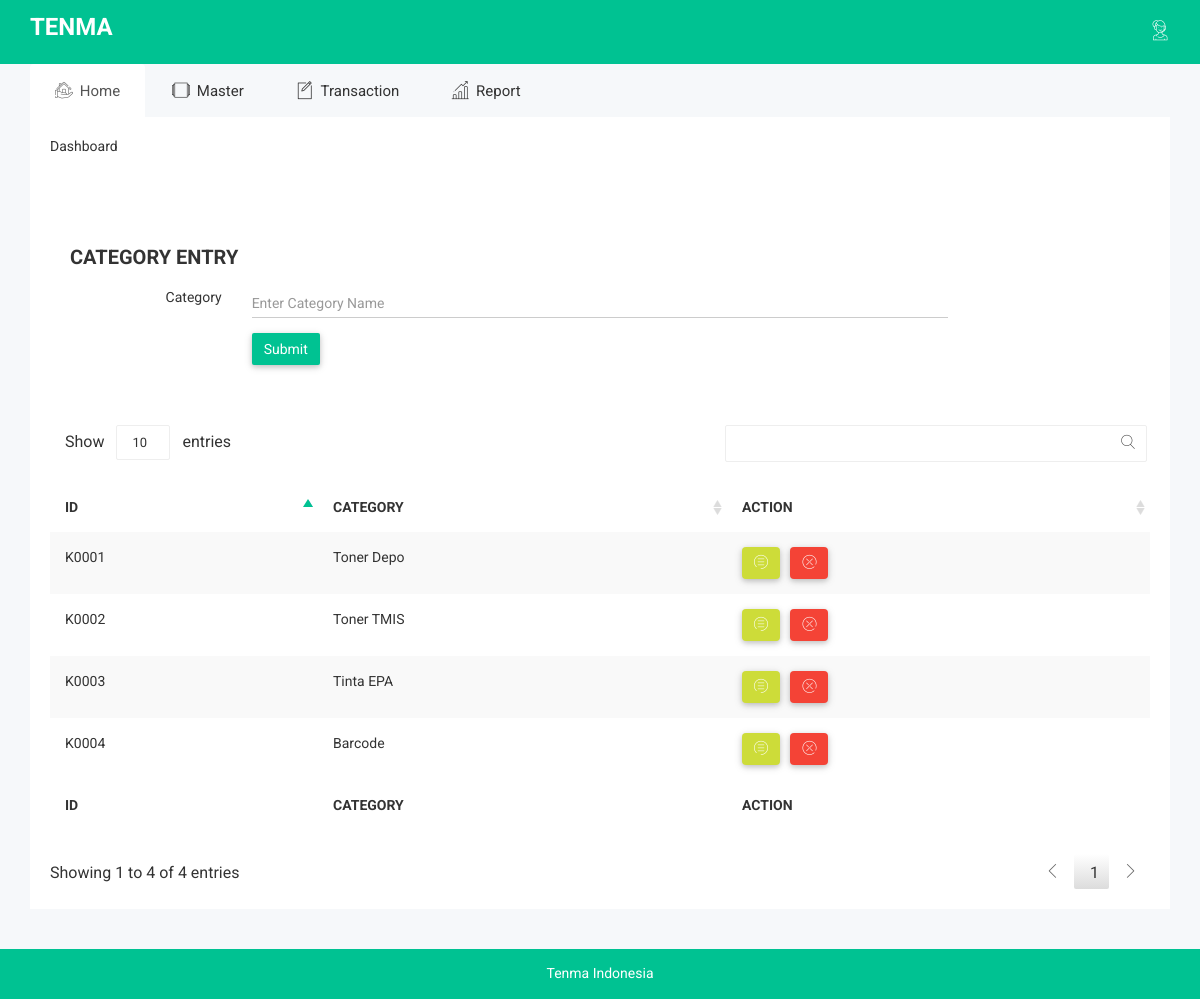
The app's page /index.php?page=category_entry (signed in) with its own data.
### tables this page shows
CREATE TABLE `category` (
  `id` varchar(20) NOT NULL,
  `name` varchar(50) DEFAULT NULL,
  PRIMARY KEY (`id`)
);

### views/category_entry.php (the view, shortened to what this page needs)
<?php include "config/koneksi.php"; ?>
<div class="form-element-area">
    <div class="container">
        <div class="row animated zoomIn">
            <div class="col-lg-12 col-md-12 col-sm-12 col-xs-12">
                <div class="form-element-list">
                    <div class="row">
                        <div class="col-lg-12 col-md-12 col-sm-12 col-xs-12">
                            <form action="" method="POST">
                                <div class="form-example-wrap mg-t-30">
                                    <div class="cmp-tb-hd cmp-int-hd">
                                        <h2>CATEGORY ENTRY</h2>
                                    </div>
                                    <div class="form-example-int form-horizental">
                                        <div class="form-group">
                                            <div class="row">
                                                <div class="col-lg-2 col-md-3 col-sm-3 col-xs-12">
                                                    <label class="hrzn-fm">Category</label>
                                                </div>
                                                <div class="col-lg-8 col-md-7 col-sm-7 col-xs-12">
                                                    <div class="nk-int-st">
                                                        <input type="text" class="form-control input-sm" name="kode" placeholder="Enter Category Name" required>
                                                    </div>
                                                </div>
                                            </div>
                                        </div>
                                    </div>
                                    <div class="form-example-int mg-t-15">
                                        <div class="row">
                                            <div class="col-lg-2 col-md-3 col-sm-3 col-xs-12">
                                            </div>
                                            <div class="col-lg-8 col-md-7 col-sm-7 col-xs-12">
                                                <button type="submit" name="submit" class="btn btn-success notika-btn-success">Submit</button>
                                            </div>
                                        </div>
                                    </div>
                                </div>
                            </form>
                        </div>
                    </div>
                </div>
            </div>
        </div>
        <div class="row animated zoomIn">
            <div class="data-table-area">
                <div class="container">
                    <div class="row">
                        <div class="col-lg-12 col-md-12 col-sm-12 col-xs-12">
                            <div class="data-table-list">
                                <div class="table-responsive">
                                    <table id="data-table-basic" class="table table-striped">
                                        <thead>
                                            <tr>
                                                <th>ID</th>
                                                <th>CATEGORY</th>
                                                <th>ACTION</th>
                                            </tr>
                                        </thead>
                                        <tbody>
                                            <?php
                                            $sql = mysqli_query($koneksi, "SELECT * FROM category");
                                            while ($data = mysqli_fetch_array($sql)) {
                                            ?>
                                                <tr>
                                                    <td><?php echo $data['id']; ?></td>
                                                    <td><?php echo $data['name']; ?></td>
                                                    <td><a href="index.php?page=category_edit&id=<?php echo $data['id']; ?>" onclick="return confirm('edit data?')">
                                                            <button data-toggle="tooltip" data-placement="left" title="Edit Data" class="btn btn-lime lime-icon-notika btn-reco-mg btn-button-mg"><i class="notika-icon notika-menus"></i></button></a>
                                                        <a href="models/hapus_category.php?id=<?php echo $data['id']; ?>" onclick="return confirm('delete data?')">
                                                            <button href data-toggle="tooltip" data-placement="left" title="Delete Data" class="btn btn-danger danger-icon-notika btn-reco-mg btn-button-mg"><i class="notika-icon notika-close"></i></button>
                                                        </a>
                                                    </td>
                                                </tr>
                                            <?php
                                            }
                                            ?>
                                        </tbody>
                                        <tfoot>
                                            <tr>
                                                <th>ID</th>
                                                <th>CATEGORY</th>
                                                <th>ACTION</th>
                                            </tr>
                                        </tfoot>
                                    </table>
                                </div>
                            </div>
                        </div>
                    </div>
                </div>
            </div>
        </div>
    </div>
</div>

### assets/css/themesaller-forms.css (style rules this page uses)
html, body { border: 0; margin: 0; padding: 0; font-size: 100%; vertical-align: baseline; font: inherit; }
body { margin: 0; padding: 0; background:url(../images/body_bg.jpg) no-repeat center top; }

### assets/css/wave/button.css (style rules this page uses)
.btn-default.notika-btn-default, .btn-info.notika-btn-info, .btn-primary.notika-btn-primary, .btn-success.notika-btn-success, .btn-warning.notika-btn-warning, .btn-danger.notika-btn-danger { box-shadow: 0 2px 5px rgba(0,0,0,.16), 0 2px 10px rgba(0,0,0,.12); border:none; outline:none !important; border-radius:2px; font-size:14px; }
.btn-success.notika-btn-success, .btn-success.success-icon-notika { background-color: #00c292; }
.btn-danger.notika-btn-danger, .btn-danger.danger-icon-notika { background-color: #F44336 !important; }
.notika-btn-lime, .btn-lime.lime-icon-notika { background:#CDDC39; }
.btn-primary.primary-icon-notika, .btn-info.info-icon-notika, .btn-success.success-icon-notika, .btn-warning.warning-icon-notika, .btn-danger.danger-icon-notika, .btn-teal.teal-icon-notika, .btn-orange.orange-icon-notika, .btn-cyan.cyan-icon-notika, .btn-lightgreen.lightgreen-icon-notika, .btn-lime.lime-icon-notika, .btn-amber.amber-icon-notika, .btn-gray.gray-icon-notika, .btn-lightblue.lightblue-icon-notika, .btn-deeporange.deeporange-icon-notika { border:none; outline:none !important; box-shadow: 0 2px 5px rgba(0,0,0,.16), 0 2px 10px rgba(0,0,0,.12); margin-bottom:10px; font-size:14px; color:#fff; }
.btn-reco-mg { margin-bottom:0px !important; }

### assets/css/main.css (style rules this page uses)
html { color: #222; font-size: 1em; line-height: 1.4; }

### assets/js/DataTables/datatables.css (style rules this page uses)
table.dataTable { width: 100%; margin: 0 auto; clear: both; border-collapse: separate; border-spacing: 0; }
table.dataTable thead th, table.dataTable tfoot th { font-weight: bold; }
table.dataTable thead th, table.dataTable thead td { padding: 10px 18px; border-bottom: 1px solid #111; }
table.dataTable tfoot th, table.dataTable tfoot td { padding: 10px 18px 6px 18px; border-top: 1px solid #111; }
table.dataTable thead .sorting, table.dataTable thead .sorting_asc, table.dataTable thead .sorting_desc, table.dataTable thead .sorting_asc_disabled, table.dataTable thead .sorting_desc_disabled { cursor: pointer; *cursor: hand; background-repeat: no-repeat; background-position: center right; }
table.dataTable thead .sorting { background-image: url("DataTables-1.10.18/images/sort_both.png"); }
table.dataTable thead .sorting_asc { background-image: url("DataTables-1.10.18/images/sort_asc.png"); }
table.dataTable tbody tr { background-color: #ffffff; }
table.dataTable tbody th, table.dataTable tbody td { padding: 8px 10px; }
table.dataTable, table.dataTable th, table.dataTable td { box-sizing: content-box; }

### records on screen
category: id "K0001", name "Toner Depo"
category: id "K0002", name "Toner TMIS"
category: id "K0003", name "Tinta EPA"
category: id "K0004", name "Barcode"
